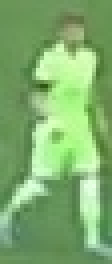
#> input picture cropped_image.jpg, 28 x 66 px (shown 4 times larger)
$ jupyter execute color_assignment.ipynb
#> lines starting #> are read from the running program, lines starting #| are printed output that depends on the picture
[cell 1]
import cv2
import matplotlib.pyplot as plt
import numpy as np
from sklearn.cluster import KMeans

[cell 2]
image_path = '../cropped_image.jpg'
image = cv2.imread(image_path)
#> image is the input picture: shape (66, 28, 3); mean B, G, R 110, 174, 127.3

[cell 3]
image = cv2.cvtColor(image, cv2.COLOR_BGR2RGB)

[cell 4]
plt.imshow(image)

[cell 5]
top_half_image = image[0 : int(image.shape[0] / 2), :]
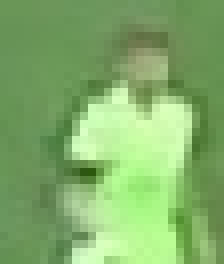
#> top_half_image: shape (33, 28, 3) (shown 8 times larger); mean R, G, B 129.8, 174.5, 105.9
plt.imshow(top_half_image)

[cell 6]
image_2d = top_half_image.reshape(-1, 3)
#> image_2d = 924 rows, first 8: [106, 150, 87], [106, 150, 87], [106, 150, 87], [106, 150, 87], [108, 149, 89], [109, 150, 90], [109, 150, 90], [109, 150, 90]

kmeans = KMeans(n_clusters=2, random_state=0)
kmeans.fit(image_2d)

labels = kmeans.labels_

clustered_image = labels.reshape(top_half_image.shape[0], top_half_image.shape[1])

plt.imshow(clustered_image)
plt.show()
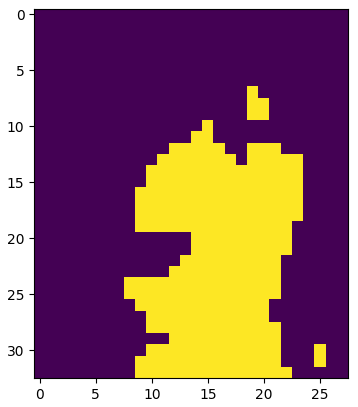
#> figure drawn by matplotlib, 1 panel

[cell 7]
corner_clusters = [clustered_image[0, 0], clustered_image[0, -1], clustered_image[-1, 0], clustered_image[-1, -1]]
#> corner_clusters = [0, 0, 0, 0]
non_player_cluster = max(set(corner_clusters), key=corner_clusters.count)
#> non_player_cluster = 0

[cell 8]
player_cluster = 1 - non_player_cluster
#> player_cluster = 1
print(player_cluster)
#| 1

[cell 9]
kmeans.cluster_centers_[player_cluster]
#> Out = [185.4, 239.6, 154.3]
